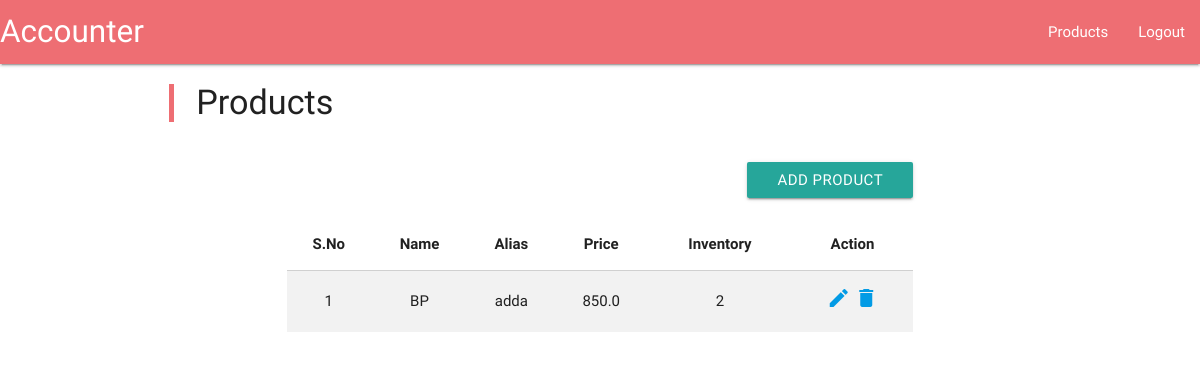
/products/ (signed in), run on an earlier commit of the app's database.
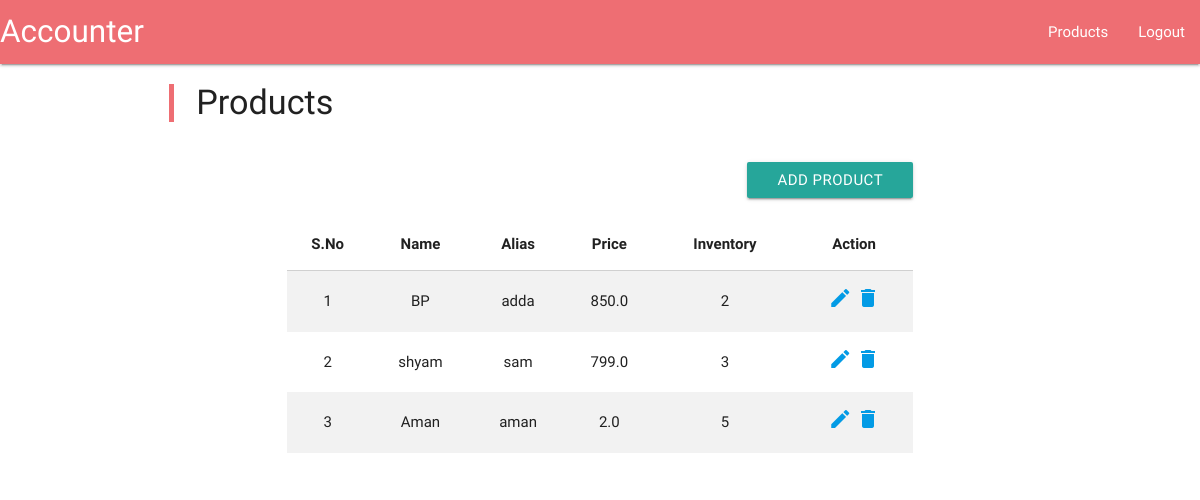
And on a later commit of the database.
### accounts/models.py (models this page shows, shortened)
class Product (models.Model):
	name = models.CharField(max_length=100)
	alias = models.CharField(max_length=100)
	price = models.FloatField(validators=[MinValueValidator(0)])
	inventory = models.IntegerField(default=0,
									validators=[MinValueValidator(0)])
	hsn_code = models.CharField(max_length=8, blank=True)

### accounts/views.py (the view)
# urls.py: url(r'^products/?$', views.products_view, name='products'),
@login_required
def products_view(request, view_data = {}):
	products = Product.objects.all()
	view_data['products'] = products
	product_add_form = ProductAddForm(view_data.get('form_data'))
	view_data['product_add_form'] = product_add_form
	addition = ""
	if view_data.get('group_success'):
		addition = '#groups'
	return render(request, 'accounts/products.html'+addition, view_data)

### accounts/template/accounts/products.html (shortened to what this page needs)
{% extends 'accounts/base.html' %}
{% block content %}
	<body>
		{% include 'accounts/navigation.html' %}
		<div class="container">
			<div class="row">
				<blockquote>
					<h4>Products</h4>
				</blockquote>
			</div>
			<div class="row">
				<div id="products" class="container">
					<div class="row">
						<a href="/add_product" class="btn right waves-effect waves-light">
							Add Product
						</a>
					</div>
					<div class="row">
						<table class="striped centered">
							<thead>
								<tr>
									<th>S.No</th>
									<th>Name</th>
									<th>Alias</th>
									<th>Price</th>
									<th>Inventory</th>
									<th>Action</th>
								</tr>
							</thead>
							<tbody>
								{% for product in products %}
								<tr>
									<td>{{ forloop.counter }}</td>
									<td>{{ product.name }}</td>
									<td>{{ product.alias }}</td>
									<td>{{ product.price }}</td>
									<td>{{ product.inventory }}</td>
									<td>
										<a href="" onclick="popup('/edit_product/{{ product.pk }}', 'temp');return true;">
											<i class="material-icons">edit</i>
										</a>
										<a href="" onclick="delProduct({{ product.pk }}); return false;">
											<i class="material-icons">delete</i>
										</a>
									</td>
								</tr>
								{% endfor %}
							</tbody>
						</table>
					</div>
				</div>
			</div>
		</div>
	</body>
{% endblock %}

### accounts/template/accounts/base.html (shortened to what this page needs)
<!DOCTYPE html>
<html>
	{% load static %}
	<head>
		<link rel="stylesheet" type="text/css" href="{% static "accounts/css/materialize.min.css" %}">
	</head>
	{% block content %}
	{% endblock %}
</html>

### accounts/template/accounts/navigation.html
<nav>
    <div class="nav-wrapper">
        <a href="/" class="brand-logo left">Accounter</a>
    <ul id="nav-mobile" class="right">
        <li><a href="/products">Products</a></li>
        <li><a href="/logout">Logout</a></li>
    </ul>
    </div>
</nav>

What changed in the data, as far as the page shows it:
added Product: name "shyam", alias "sam", price "799.0", inventory "3"
added Product: name "Aman", alias "aman", price "2.0", inventory "5"
